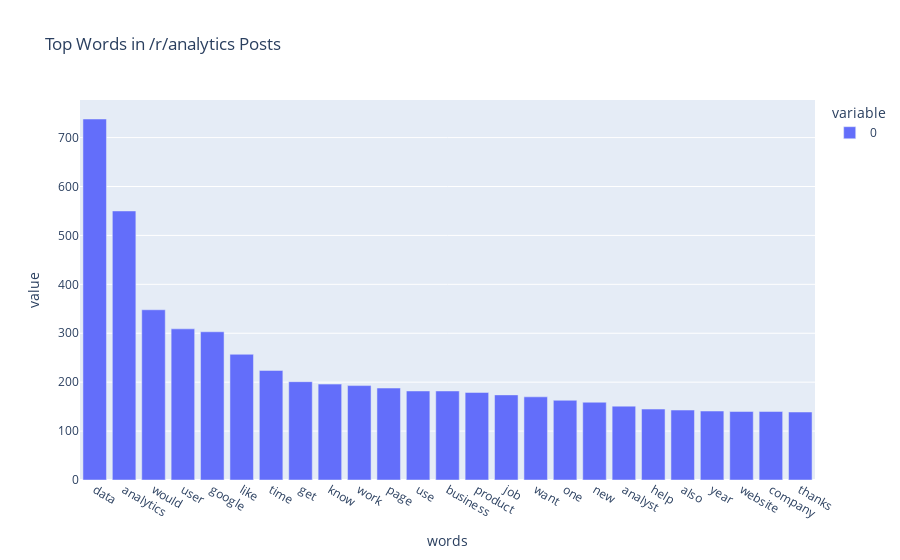

The cell this chart's notebook holds for it:
### Code cell
#we run our 2 functions for /r/analytics posts:

an_posts = df["cleaned_text"][df["subreddit"]=="analytics"]
vector_barplotter(an_posts, "Top Words in /r/analytics Posts", "words")

### Figure 1 — Plotly figure (JSON) as saved in the notebook; plotly's stock layout.template omitted (floating-point values rounded to 4 significant figures)
{"data": [{"alignmentgroup": "True", "hovertemplate": "variable=0<br>words=%{x}<br>value=%{y}<extra></extra>", "legendgroup": "0", "marker": {"color": "#636efa"}, "name": "0", "offsetgroup": "0", "orientation": "v", "showlegend": true, "textposition": "auto", "type": "bar", "x": ["data", "analytics", "would", "user", "google", "like", "time", "get", "know", "work", "page", "use", "business", "product", "job", "want", "one", "new", "analyst", "help", "also", "year", "website", "company", "thanks"], "xaxis": "x", "y": [738, 550, 348, 309, 303, 257, 224, 201, 196, 193, 188, 182, 182, 179, 174, 170, 163, 159, 151, 145, 143, 141, 140, 140, 139], "yaxis": "y"}], "layout": {"barmode": "relative", "legend": {"title": {"text": "variable"}, "tracegroupgap": 0}, "title": {"text": "Top Words in /r/analytics Posts"}, "xaxis": {"anchor": "y", "domain": [0, 1], "title": {"text": "words"}}, "yaxis": {"anchor": "x", "domain": [0, 1], "title": {"text": "value"}}}}
